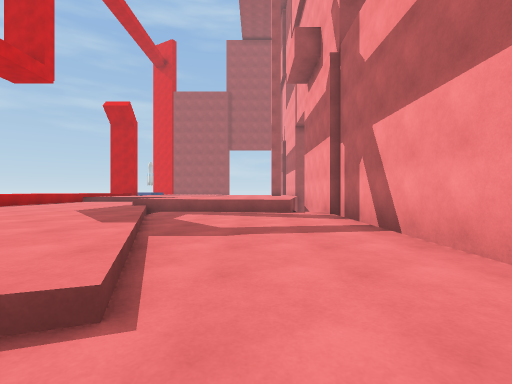
view 1 (above)

23 first-person views from a walk through a Unity game level. The camera is 1.2 m above the floor, looks level and sees 85° across. The floor is counted in squares, 2 m on a side. Each view is taken from the middle of a square. On the plan, view 1 faces up. The plan holds only what a view shows up to about 9 squares ahead; the rest is blank. The place goes on beyond the plan. Surface patterns are stand-ins for the level's own textures.

view 2
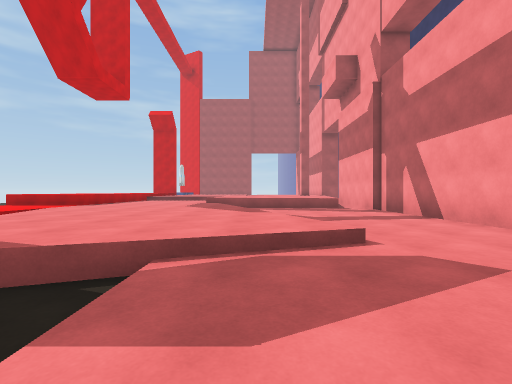

view 3
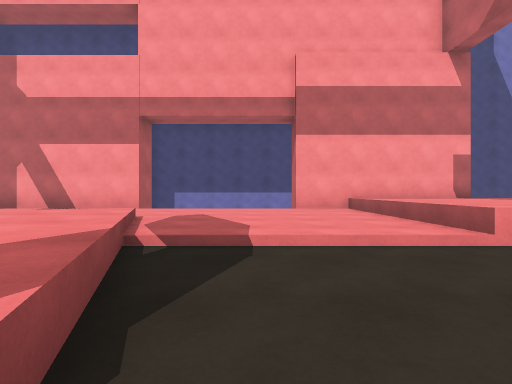

view 4
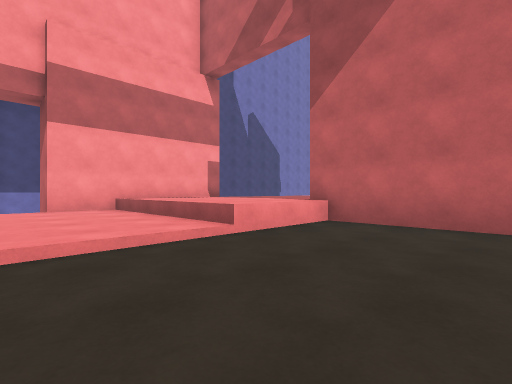

view 5
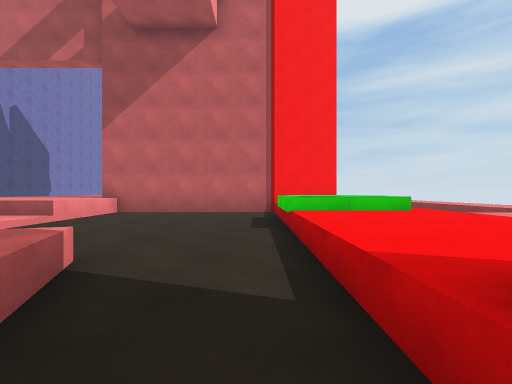

view 6
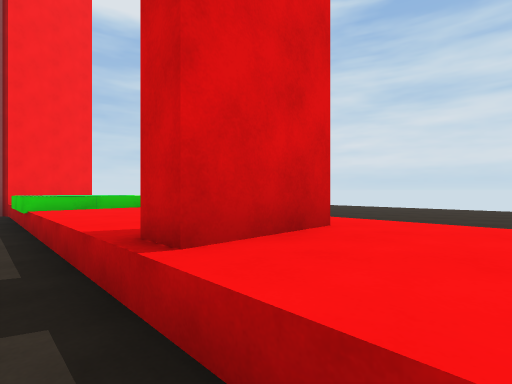

view 7
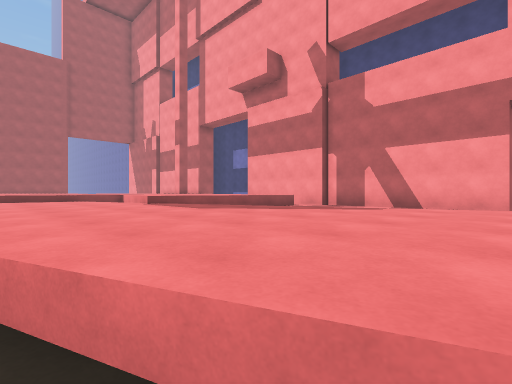

view 8
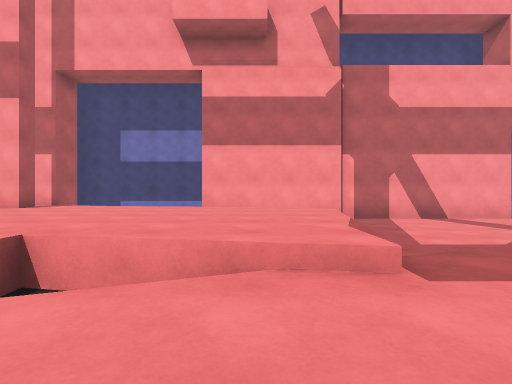

view 9
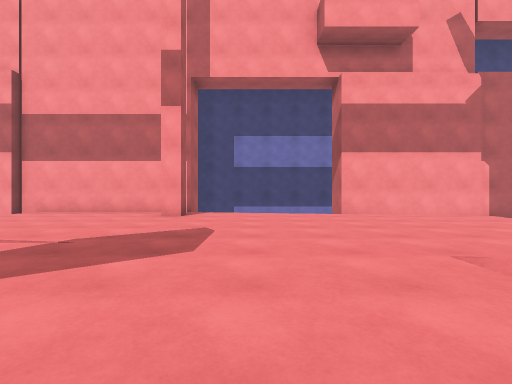

view 10
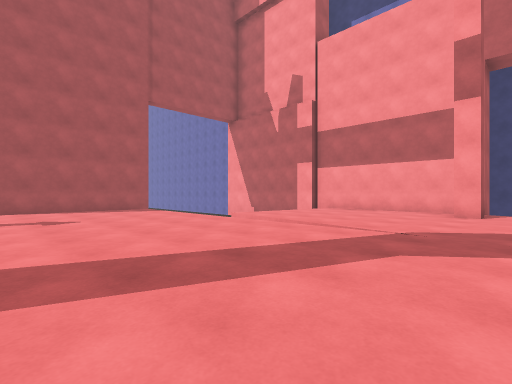

view 11
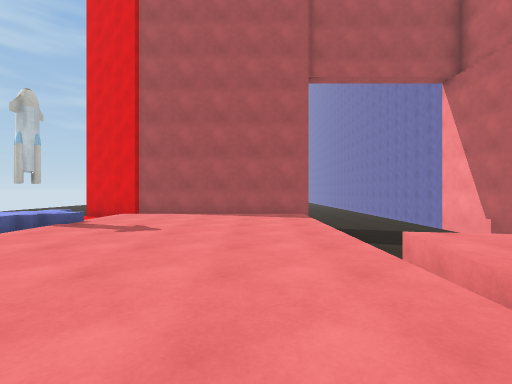

view 12
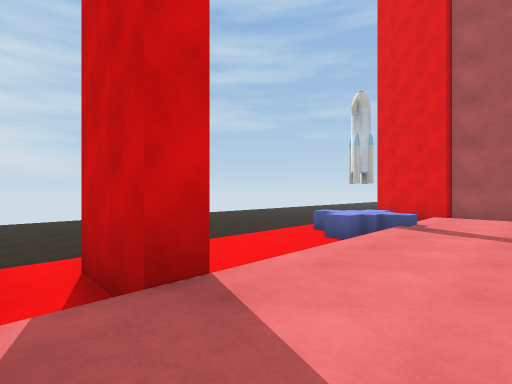

view 13
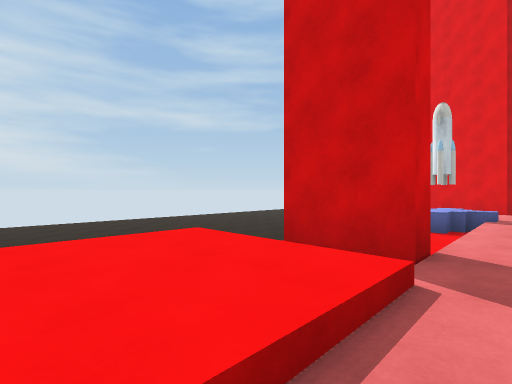

view 14
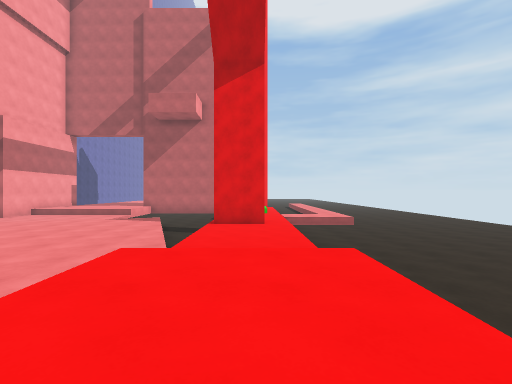

view 15
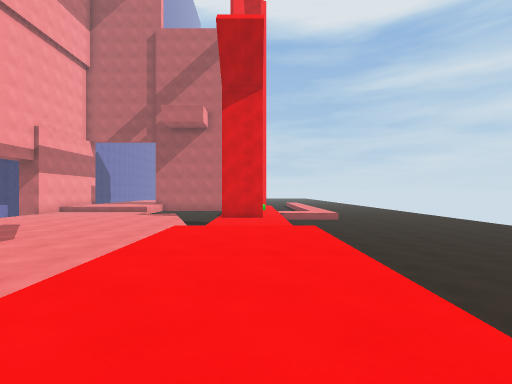

view 16
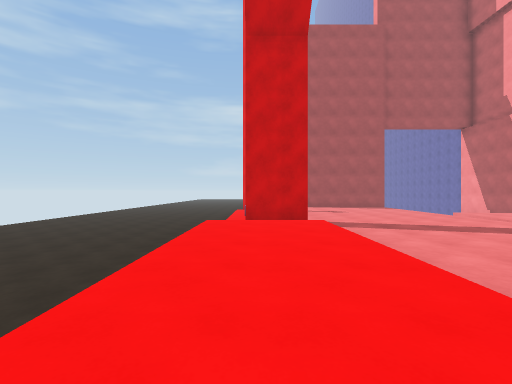

view 17
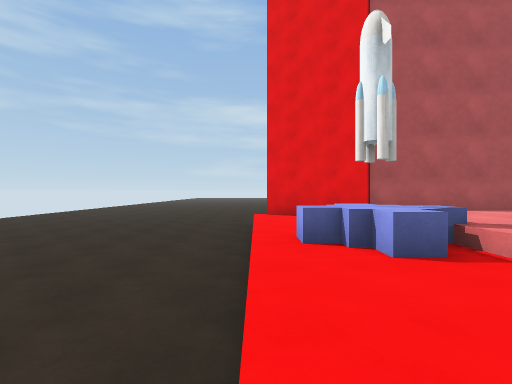

view 18
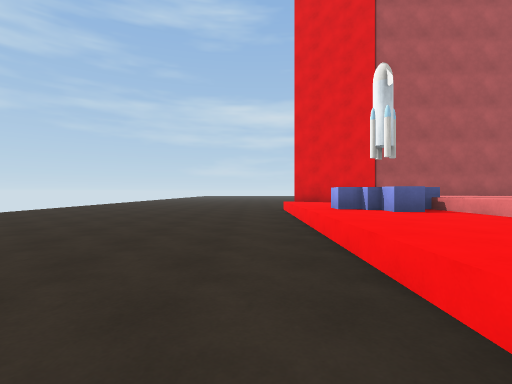

view 19
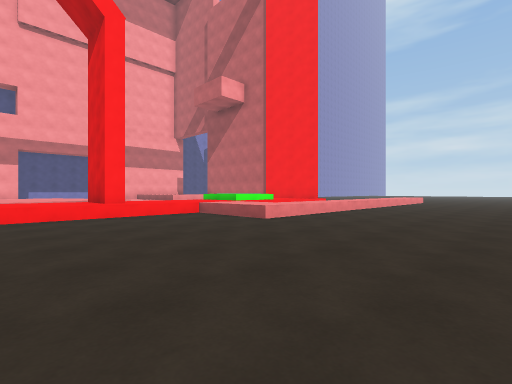

view 20
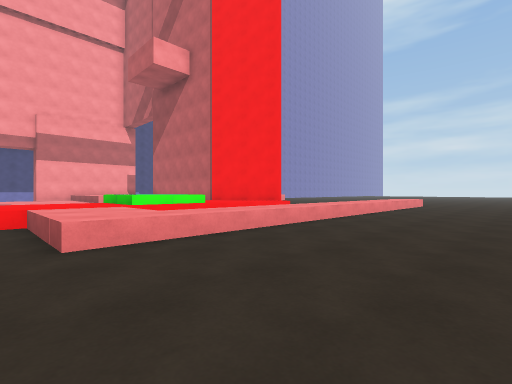

view 21
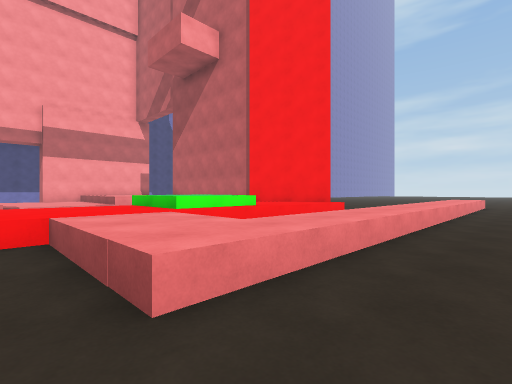

view 22
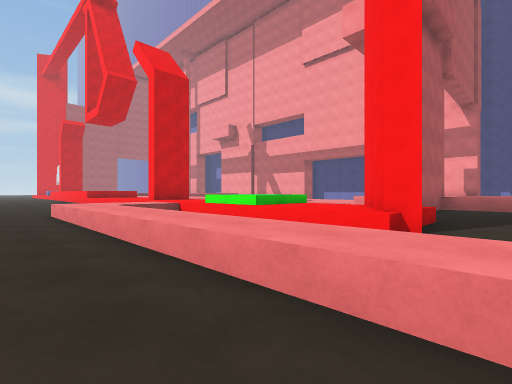

view 23
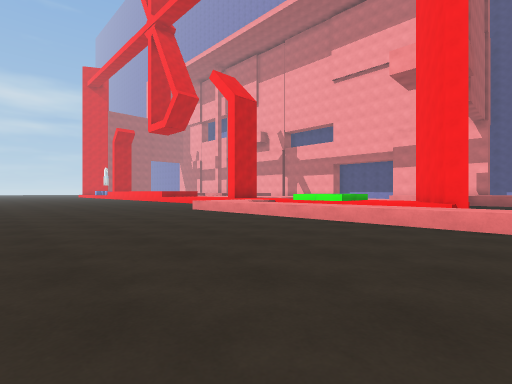

### Floor plan
Key: @ floor where view 1 was taken; # wall or solid block; x gap in a wall; . main floor; : floor 0.25 m higher than the main floor; + floor 0.5 m higher than the main floor; * floor 1 m higher than the main floor; % floor 1.25 m higher than the main floor; / step, stairs or slope; = window, fence, low wall or low ledge; ^ raised ledge; v drop or lower ground; R rocket.
Columns run from 18 left of view 1 to 3 right of it. Each row starts with its distance up from view 1.
 26 ......../####### ...#
 25 ......../++.........#
 24  ......./++*****... #
 23  ......./RR*****..
 22   ....../RR*****..
 21    ...../++*****//  ##
 20  ......./++*****=****#
 19  ......./++*****=****#
 18 ......../##****#*****#
 17 ......../ %**********#
 16 ........v%%********#*#
 15  ... ...v%%**********
 14       ..v%%*********
 13        .v%%*********
 12         v%%///v*****#
 11         v%%+++v*****##
 10        .v%%+++/*****#
  9       ..v%%+++/****/#
  8      ...v%%++++/::/=##
  7     ....x++++++/:::::#
  6    ..... +++++++:::::#
  5   ......v++=++++/::::#
  4  .......v++=++++/::::#
  3  .......v++/+++++/:::#
  2  .......=##./++++/:::#
  1  .......=##.=+++//:::
  0 ........=++../ /::@::
 -1 ......===++..../:::::
 -2 ......=#=++..../:::::#
 -3 ......= =  ..../::::##
 -4 ......= =  ....^^^^^#
 -5 ......= =++....^^^^^#
 -6 ......= =######^^^^^#
 -7 ......= ### ...^ ^ ^#
 -8 ......=  ......^    ^
 -9 ......=  .....

Positions as (right, up) in squares from view 1, and headings:
1: (0, 0), facing up
2: (-2, -2), facing up
3: (-6, -1), facing right
4: (-6, -1), facing down-right
5: (-7, 2), facing down
6: (-7, 3), facing down-left
7: (-7, 2), facing up-right
8: (-6, 10), facing right
9: (-6, 14), facing right
10: (-7, 15), facing up-right
11: (-4, 17), facing up
12: (-6, 17), facing up-left
13: (-7, 15), facing up-left
14: (-9, 10), facing down
15: (-9, 12), facing down
16: (-9, 11), facing up
17: (-10, 19), facing up
18: (-11, 17), facing up
19: (-17, 4), facing down-right
20: (-16, 0), facing down-right
21: (-14, 0), facing down-right
22: (-14, -9), facing up-right
23: (-18, -9), facing up-right
